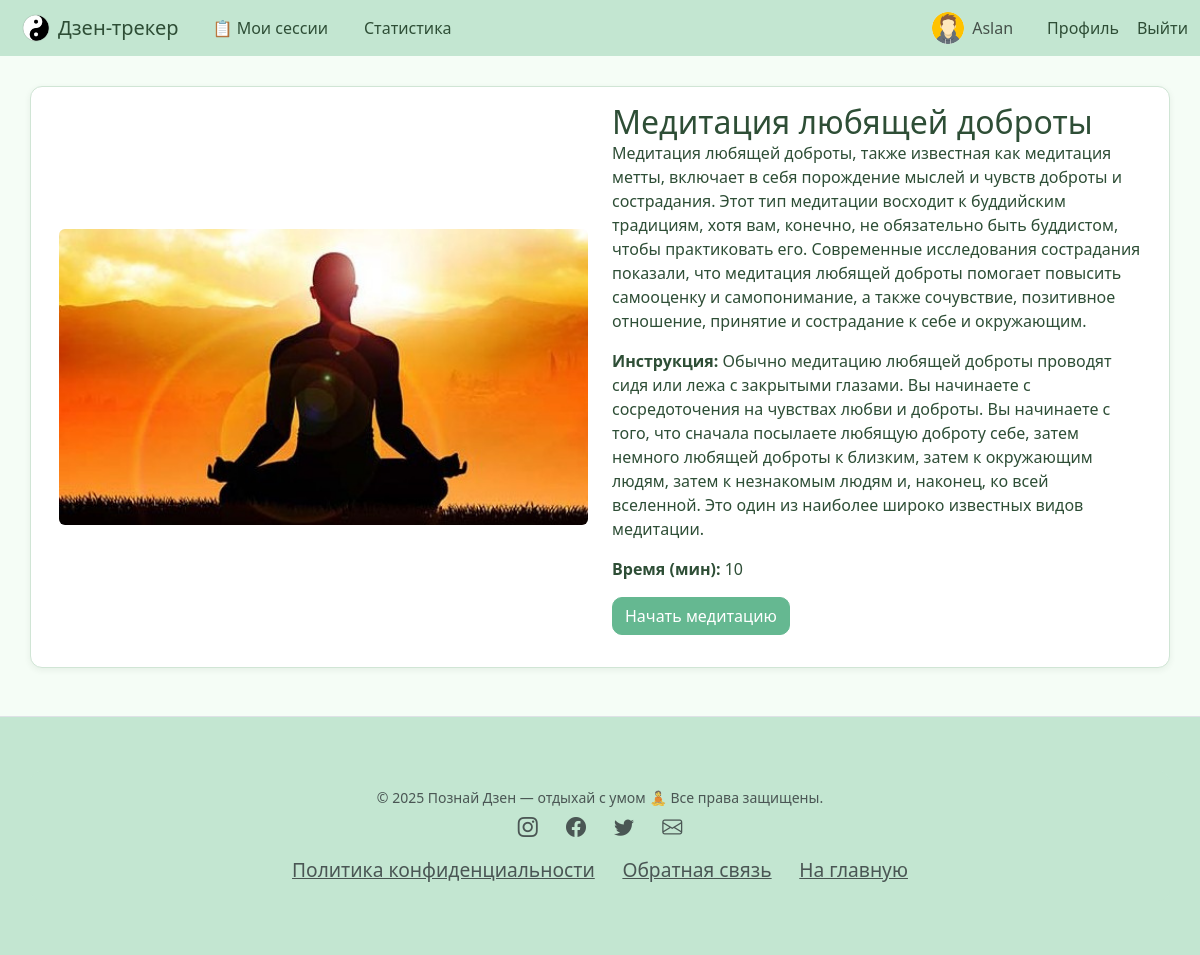
Page /meditations/1/ (signed in) on the earlier database version.
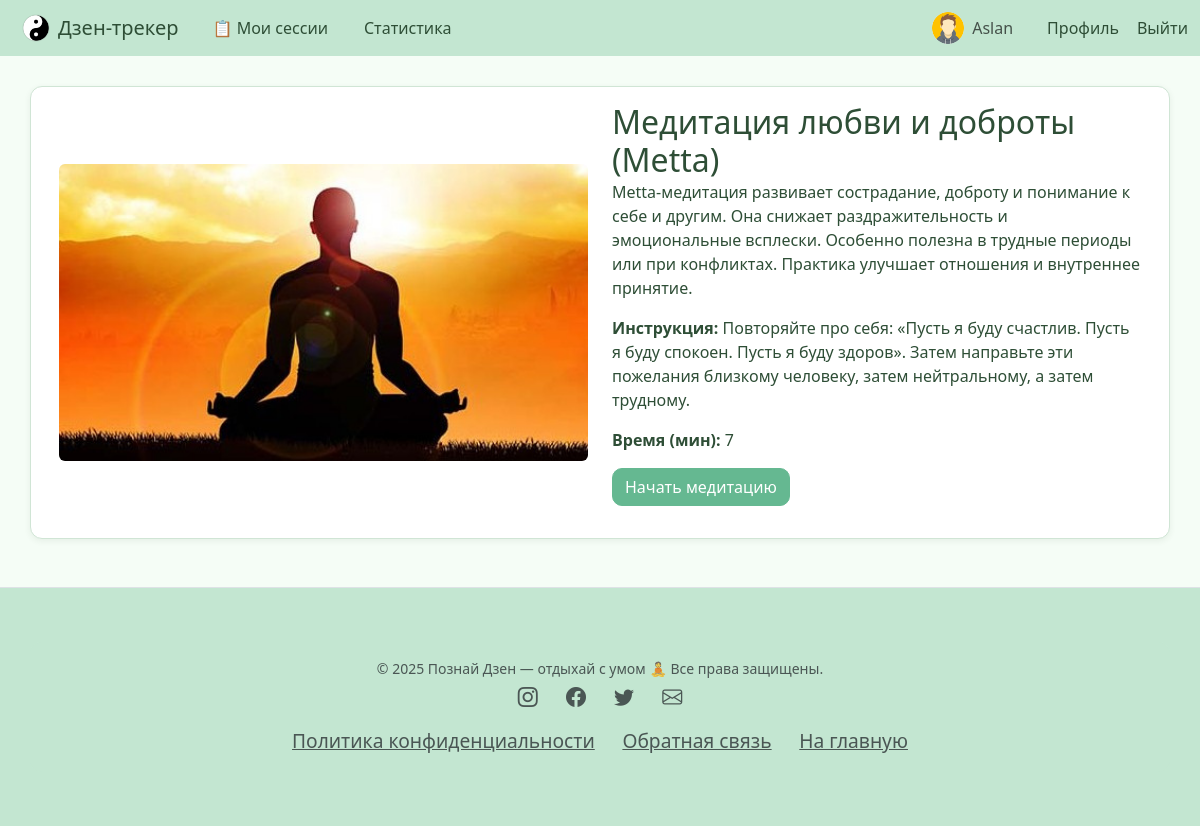
Same page on the later database version.
### tracker/models.py (models this page shows, shortened)
class Meditation(models.Model):
    title = models.CharField(max_length=100)
    description = models.TextField()
    image = models.ImageField(upload_to='meditation_images/', null=True, blank=True)
    instructions = models.TextField(blank=True, null=True)
    duration = models.PositiveIntegerField(help_text="Длительность в минутах", default=5)

### tracker/views.py (the view, shortened to what this page needs)
# urls.py: path('meditations/<int:pk>/', views.MeditationDetailView.as_view(), name='meditation_detail'),
class MeditationDetailView(LoginRequiredMixin, DetailView):
    model = Meditation
    template_name = 'meditation_detail.html'
    context_object_name = 'meditation'

### templates/meditation_detail.html (shortened to what this page needs)
{% extends 'base.html' %}
{% block content %}
<div class="container-fluid">
  <div class="row g-4 align-items-center">
    <div class="col-12 col-lg-6">
      {% if meditation.image %}
        <img src="{{ meditation.image.url }}" alt="{{ meditation.title }}" class="img-fluid w-100 rounded pastel-img">
      {% endif %}
    </div>
    <div class="col-12 col-lg-6">
      <div class="card-body">
        <h2 class="card-title">{{ meditation.title }}</h2>
        <p class="card-text">{{ meditation.description }}</p>
        <p><strong>Инструкция:</strong> {{ meditation.instructions }}</p>
        <p><strong>Время (мин):</strong> {{ meditation.duration }}</p>
        <form method="post" action="{% url 'start_meditation_session' meditation.pk %}">
            <button type="submit" class="btn btn-success">Начать медитацию</button>
        </form>
      </div>
    </div>
  </div>
</div>
{% endblock %}

Differences in the rows shown:
changed Meditation: title "Медитация любящей доброты" → "Медитация любви и доброты (Metta)"; description "Медитация любящей доброты, также известная как медитация метты, включает в себя порождение мыслей и чувств доброты и сострадания. Этот тип медитации восходит к буддийским традициям, хотя вам, конечно, не обязательно быть буддистом, чтобы практиковать его. Современные исследования сострадания показали, что медитация любящей доброты помогает повысить самооценку и самопонимание, а также сочувствие, позитивное отношение, принятие и сострадание к себе и окружающим." → "Metta-медитация развивает сострадание, доброту и понимание к себе и другим. Она снижает раздражительность и эмоциональные всплески. Особенно полезна в трудные периоды или при конфликтах. Практика улучшает отношения и внутреннее принятие."; instructions "Обычно медитацию любящей доброты проводят сидя или лежа с закрытыми глазами. Вы начинаете с сосредоточения на чувствах любви и доброты. Вы начинаете с того, что сначала посылаете любящую доброту себе, затем немного любящей доброты к близким, затем к окружающим людям, затем к незнакомым людям и, наконец, ко всей вселенной. Это один из наиболее широко известных видов медитации." → "Повторяйте про себя: «Пусть я буду счастлив. Пусть я буду спокоен. Пусть я буду здоров». Затем направьте эти пожелания близкому человеку, затем нейтральному, а затем трудному."; duration "10" → "7"
